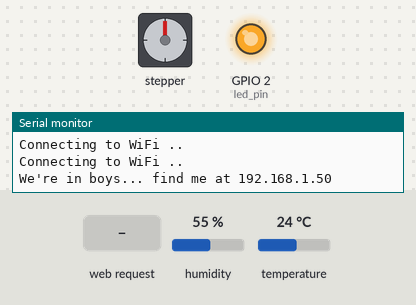
This sketch was run on a simulated ESP32. Shown: stepper motor, output pins drawn as LEDs (lit = HIGH), the last lines printed to the serial monitor. Inputs (shaded band) come from the test bench; at power-on: humidity 55 %, temperature 24 °C. WiFi joins after 1.5 s; servers stay silent unless stated; stepper angles assume 2048 steps per turn.

Above: at 3.25 s.
3.3 s: HTTP request GET /motor_speed received
At 4.1 s:
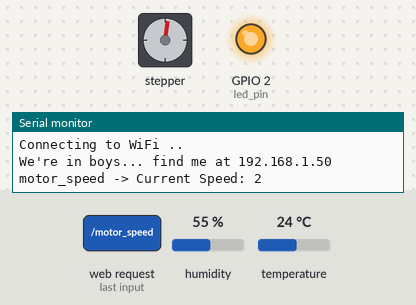
6.3 s: HTTP request GET /motor_speed received
At 6.57 s:
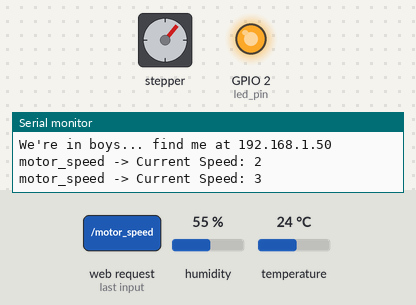
9.3 s: HTTP request GET /temperature received
12.3 s: HTTP request GET /humidity received
24.3 s: HTTP request GET /light_show received
At 25.03 s:
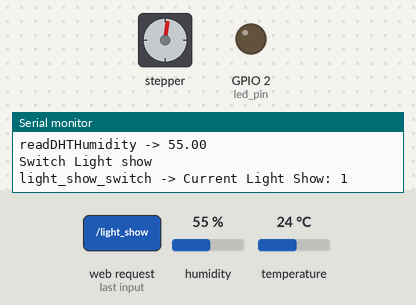
Timing chart, 0 to 30.6 s (numbered marks = the images above; inputs shaded):
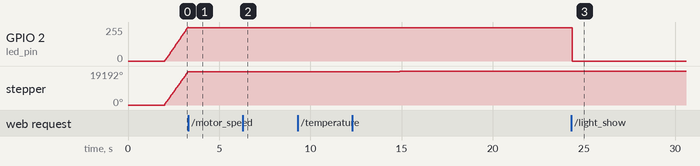

The sketch:

temp.ino
```cpp
//Imani Muhammad-Graham
//Project Purpose
/*
  Implement a smart system (mini smart home).
  Utilize sensor(s) and actuator(s) and access/ control system elements remotely via client/ server architecture.
*/
//Features
/*
  A website allowing:
    Remote Temperature and Humidity sensing
    Motor speed and direction control
    LED blink pattern control
*/
//Functions/ Modules
/*
  String readDHTTemperature() -> Get temperature value from DHT, return as string

  String readDHTHumidity() -> Get Humidity Value from DHT, return as string

  light_show_switch() -> Increment light blinking pattern based on 'int light_show'
  return current 'int light_show' as string
    Different light blinking pattern functions selected by light_show_switch() that uses 'int brightness' and 'int fade_rate'
    breathe()
    blink()
    pulse()

  motor_speed(int speed) -> Takes in speed value, and adds it to 'int dc_speed' until abs(dc_speed) == 'max_dc_speed'.
  Toggles 'int spr' (steps per revolution) to reflect cw & ccw rotations.
  Returns 'int dc_speed' as string

*/
//Sources
/*
  https://randomnerdtutorials.com/esp32-dht11-dht22-temperature-humidity-web-server-arduino-ide/
    How to utilize ESPAsyncWebServer
    Setting up DHT
  https://randomnerdtutorials.com/esp32-stepper-motor-28byj-48-uln2003/
    Setting up Stepper motor
*/


#include <DNSServer.h>

// Import required libraries
#include "WiFi.h"
#include "ESPAsyncWebServer.h"
#include <Adafruit_Sensor.h>
#include <DHT.h>
#include <Stepper.h>


// Network Credentials
const char* ssid = "UB_Devices";
const char* password = "goubbulls";

// Create AsyncWebServer object on port 80
AsyncWebServer server(80);

//DHT Sensor
#define DHTPIN 27
#define DHTTYPE    DHT11
DHT dht(DHTPIN, DHTTYPE);

//Get Temperature
String readDHTTemperature() {
  // Read temperature as Fahrenheit (isFahrenheit = true)
  float t = dht.readTemperature(true);
  // Check if any reads failed and exit early (to try again).
  if (isnan(t)) {
    Serial.println("readDHTTemperature -> Failed to read from DHT sensor!");
    return "--";
  }
  else {
    Serial.print("readDHTTemperature -> ");
    Serial.println(t);
    return String(t);
  }
}

//Get Humidity
String readDHTHumidity() {
  // Sensor readings may also be up to 2 seconds 'old' (its a very slow sensor)
  float h = dht.readHumidity();
  if (isnan(h)) {
    Serial.println("readDHTHumidity ->  Failed to read from DHT sensor!");
    return "--";
  }
  else {
    Serial.print("readDHTHumidity -> ");
    Serial.println(h);
    return String(h);
  }
}

//Light Show Setup
const byte led_pin = 2;
int brightness = 0;
int fade_rate = 5;
int light_show = 0;

//Switch Light shows
String light_show_switch(){
  Serial.println("Switch Light show");
  brightness = 0;
  fade_rate = 5;
  light_show += 1;
  if (light_show >2){
    //Only 3 light shows (including 0)
    light_show = 0;
  }
  //return current light show
  char ret[256];
  itoa(light_show,ret,10);

  Serial.printf("light_show_switch -> Current Light Show: %d\n",light_show);
  return ret;
}

// Light Show 0
void breathe(){
  ledcWrite(0,brightness);
  brightness = brightness + fade_rate;
  if (brightness >= 255 || brightness <= 0) {
    fade_rate = -fade_rate;
  }
}
//Light Show 1
void blink(){
  ledcWrite(0,brightness);
  brightness = brightness + fade_rate*10;
  if (brightness >= 255 || brightness <= 0) {
    fade_rate = -fade_rate;
  }
}
//Light show 2
void pulse(){
  ledcWrite(0,brightness);
  brightness = brightness + fade_rate*5;
  if (brightness >= 255 || brightness <= 0) {
    fade_rate = -fade_rate;
  }
}

//DC Motor Driver Setup
#define IN1 19
#define IN2 18
#define IN3 5
#define IN4 17

//DC Motor Set up
const int stepspr = 2048; //Steps for revolution
int spr = 2048;
int dc_speed = 1; //Motor speed
int max_dc_speed = 15; // Max Speed
Stepper dc_motor(stepspr, IN1, IN3, IN2, IN4);//Instantiate DC Motor

//Motor speed change functionality
String motor_speed(int speed){
  dc_speed += speed;

  //Negative direction
  if (dc_speed < 0){
    //Switch direction
    if (spr > 0){
      spr = -spr;
    }
    //Speed limit
    if (dc_speed <= -max_dc_speed){
      dc_speed = -max_dc_speed;
    }
  }

  //Positive direction
  if (dc_speed >=0){
    //Switch Direction
    if (spr <0){
      spr = -spr;
    }

    //Speed Limit
    if (dc_speed >= max_dc_speed) {
      dc_speed = max_dc_speed;
    }
  }
  if (dc_speed != 0) {
   dc_motor.setSpeed(abs(dc_speed));
  }

  Serial.printf("motor_speed -> Current Speed: %d\n",dc_speed);
  char ret[256];
  itoa(dc_speed,ret,10);
  return(ret);
}

const char index_html[] PROGMEM = R"rawliteral(
<!DOCTYPE HTML><html>
<head>
  <meta name="viewport" content="width=device-width, initial-scale=1">
  <link rel="stylesheet" href="https://use.fontawesome.com/releases/v5.7.2/css/all.css" integrity="sha384-fnmOCqbTlWIlj8LyTjo7mOUStjsKC4pOpQbqyi7RrhN7udi9RwhKkMHpvLbHG9Sr" crossorigin="anonymous">
  <style>
    html {
     font-family: Arial;
     display: inline-block;
     margin: 0px auto;

    }
    h2 {
      font-size: 3.0rem;
      text-align: center;
    }
    h3 {
      font-size: 2.5rem;
      text-align: center;
    }
    h4 {
      font-size: 1rem;
      text-align: left;
    }
    p { font-size: 3.0rem; }
    .units { font-size: 1.2rem; }
  </style>
</head>
<body>
  <h2>Smart Systems</h2>
  <div class = "About">
    <h3> About </h3>
    <h4>Implement a smart system (mini smart home). Utilize sensor(s) and actuator(s) and access/ control system elements remotely via client/ server architecture.</h4>
  </div>
  <div class = "Sensors">
    <h3> Sensors </h3>
    <h4> Temperature </h4>
    <span id="temperature">%TEMPERATURE%</span>
    <sup class="units">&deg;C</sup>

    <h4> Humidity </h4>
    <span id="humidity">%HUMIDITY%</span>
      <sup class="units">&percnt;</sup>
    </p>
  </div>
  <div class = "Actuators">
    <h3> Actuators </h3>
    <h4> Lights </h4>
    <span id="light_show"> %Choose a Light Show% </span>
    <button onclick = "handler(0)"> Switch Light Show </button>
    <h4> Motor </h4>
    <span id="motor"> %Motor Speed% </span>
    <button onclick = "handler(1)"> Speed up Fan </button>
    <button onclick = "handler(2)"> Slow down Fan </button>
  </div>
</body>
<script>
  function handler(n){
    //Light Show
    if (n == 0) {
      var xhttp = new XMLHttpRequest();
      xhttp.onreadystatechange = function() {
          if (this.readyState == 4 && this.status == 200) {
            document.getElementById("light_show").innerHTML = "Light Show " +this.responseText;
          }
      };
      xhttp.open("GET", "/light_show", true);
      xhttp.send();
    }
    //Motor Speed
    else if (n == 1){
      var xhttp = new XMLHttpRequest();
      xhttp.onreadystatechange = function() {
          if (this.readyState == 4 && this.status == 200) {
            document.getElementById("motor").innerHTML = "Motor Speed " + this.responseText;
            if (this.responseText == "15") {
              alert("Motor has reached max speed");
            }
          }
      };
      xhttp.open("GET", "/motor_speed", true);
      xhttp.send();
    }
    //Motor Slow
    else if (n == 2){
      var xhttp = new XMLHttpRequest();
      xhttp.onreadystatechange = function() {
          if (this.readyState == 4 && this.status == 200) {
            document.getElementById("motor").innerHTML = "Motor Speed " + this.responseText;
            if (this.responseText == "-15") {
              alert("Motor has reached max speed");
            }
          }
      };
      xhttp.open("GET", "/motor_slow", true);
      xhttp.send();
    }
    else{
      alert("Incorrect Input")
    }
  }
  setInterval(function ( ) {
    var xhttp = new XMLHttpRequest();
    xhttp.onreadystatechange = function() {
      if (this.readyState == 4 && this.status == 200) {
        document.getElementById("temperature").innerHTML = this.responseText;
      }
    };
    xhttp.open("GET", "/temperature", true);
    xhttp.send();
  }, 10000 ) ;
  setInterval(function ( ) {
    var xhttp = new XMLHttpRequest();
    xhttp.onreadystatechange = function() {
      if (this.readyState == 4 && this.status == 200) {
        document.getElementById("humidity").innerHTML = this.responseText;
      }
    };
    xhttp.open("GET", "/humidity", true);
    xhttp.send();
  }, 10000 ) ;
</script>
</html>)rawliteral";

// Replaces placeholder with DHT values
String processor(const String& var){
  //Serial.println(var);
  if(var == "TEMPERATURE"){
    return readDHTTemperature();
  }
  else if(var == "HUMIDITY"){
    return readDHTHumidity();
  }
  return String();
}

void setup() {
  // Setup LEDs
    ledcAttachPin (led_pin, 0);
    ledcSetup (0,5000,8);
  // Serial port for debugging purposes
    Serial.begin(115200);
  //Set up Sensors
    dht.begin();
  // Connect to Wi-Fi
    WiFi.begin(ssid, password);
    while (WiFi.status() != WL_CONNECTED) {
        delay(1000);
        Serial.println("Connecting to WiFi ..");
    }
    Serial.print("We're in boys... find me at ");
    Serial.println(WiFi.localIP());
  // SERVER FUNCTIONALITY
    //PAGES
    server.on("/", HTTP_GET, [](AsyncWebServerRequest *request){
        request->send_P(200, "text/html", index_html, processor);
    });
    // FEATURES
    server.on("/temperature", HTTP_GET, [](AsyncWebServerRequest *request){
        request->send_P(200, "text/plain", readDHTTemperature().c_str());
    });
    server.on("/humidity", HTTP_GET, [](AsyncWebServerRequest *request){
        request->send_P(200, "text/plain", readDHTHumidity().c_str());
    });
    server.on("/light_show", HTTP_GET, [](AsyncWebServerRequest *request){
        request->send_P(200, "text/plain", light_show_switch().c_str());
    });
    server.on("/motor_slow", HTTP_GET, [](AsyncWebServerRequest *request){
        request->send_P(200, "text/plain", motor_speed(-1).c_str());
    });
    server.on("/motor_speed", HTTP_GET, [](AsyncWebServerRequest *request){
        request->send_P(200, "text/plain", motor_speed(1).c_str());
    });
    // Start server
    server.begin();
}

void loop(){
  // Light Show
  if (light_show == 0){breathe();}
  else if (light_show == 1){blink();}
  else{pulse();}

  //Motor
  if (dc_speed != 0){dc_motor.step(spr);}

  delay(25);
}
```

Measured:
- after the input at 3.3 s, GPIO 2 (led_pin): goes on until 3.3 s, then stays 249/255
- after the input at 24.3 s, GPIO 2 (led_pin): 249/255 → 0/255 after 0.07 s
